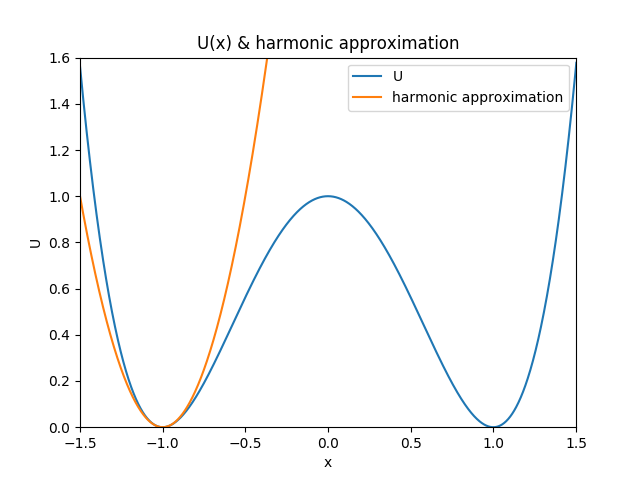

Write Python code to recreate this figure.
import numpy as np
import matplotlib.pyplot as plt

N=2000
x=np.zeros([N,])
U=np.zeros([N,])
h=np.zeros([N/2,])
for i in range(0, N):
    x[i]=0.002*i-2
    U[i]=x[i]*x[i]*x[i]*x[i]-2*x[i]*x[i]+1
for i in range(0, N/2):
    h[i]=4*(x[i]+1)*(x[i]+1)

plt.plot(x, U, label='U')
plt.plot(x[:N/2], h, label='harmonic approximation')
plt.xlim([-1.5, 1.5])
plt.ylim([0, 1.6])
plt.xlabel('x')
plt.ylabel('U')
plt.legend(loc="upper right")
plt.title('U(x) & harmonic approximation')

plt.savefig('1a.png')